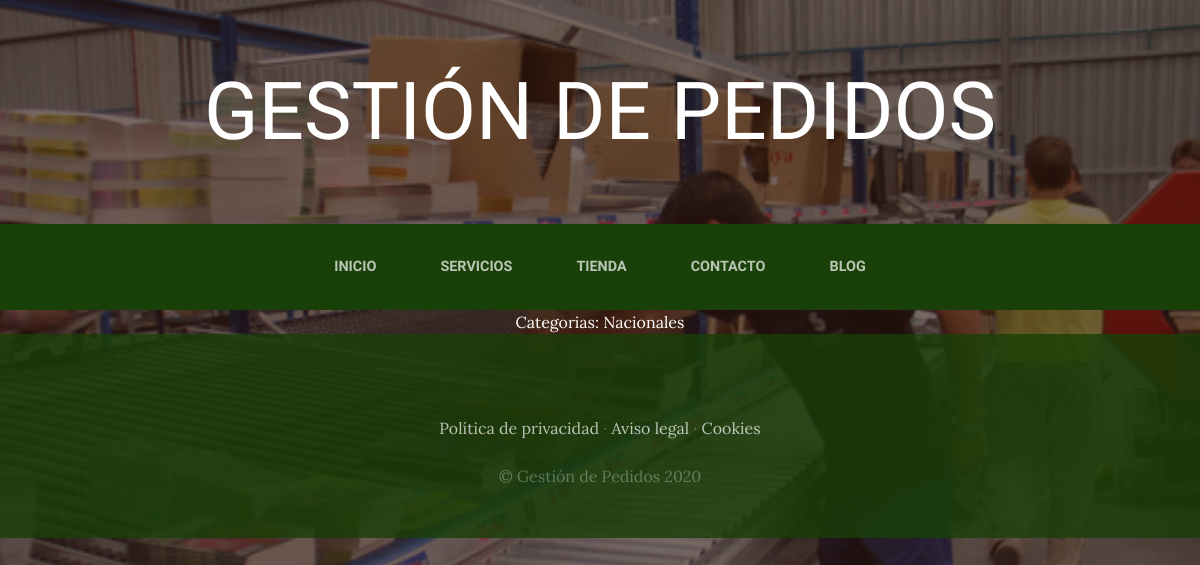
The page /blog/categoria/2/ on the database as committed earlier.
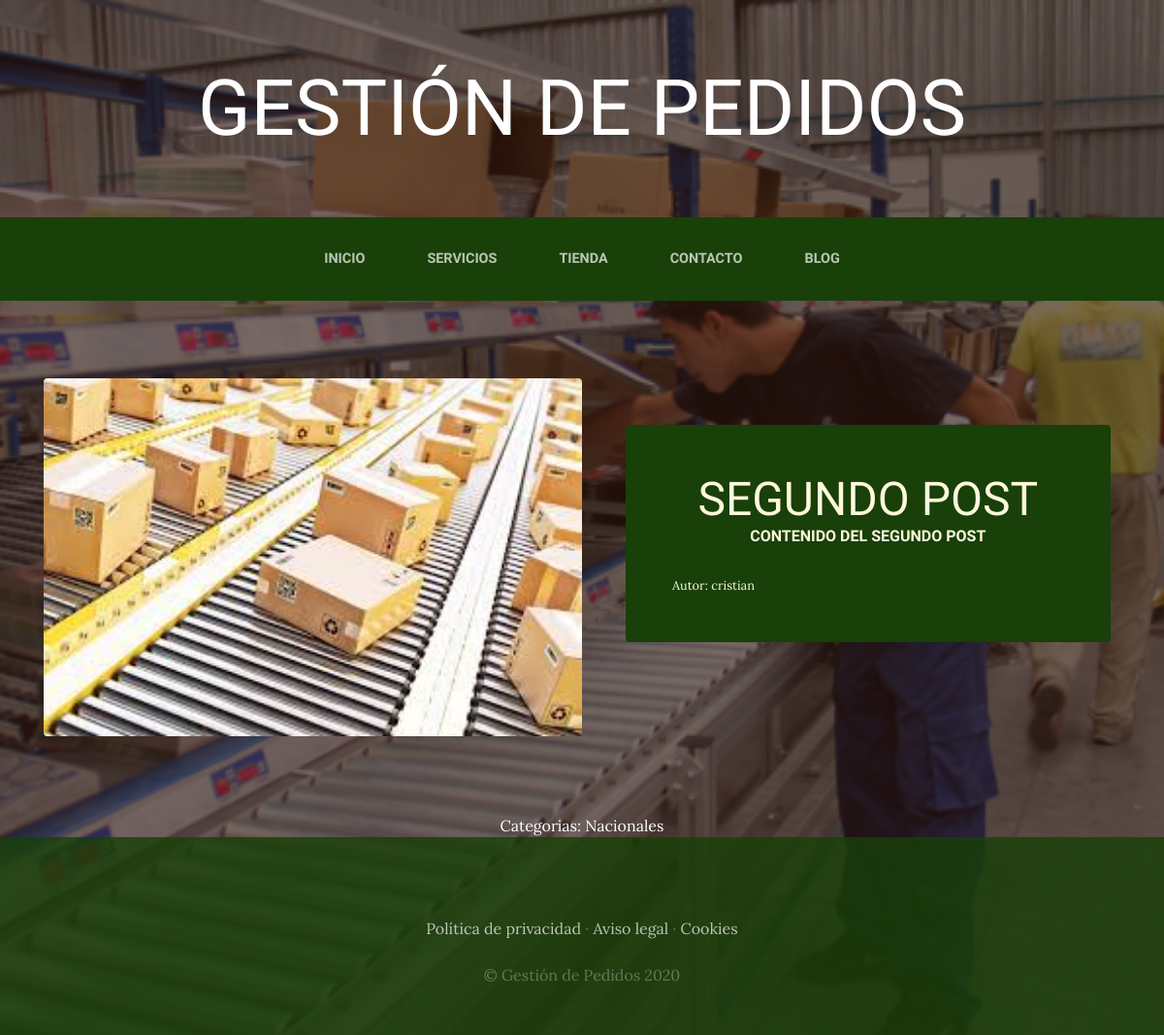
The same page on the database as committed later.
### blog/models.py (models this page shows, shortened)
class Categoria (models.Model):
    nombre=models.CharField(max_length=50)
    created=models.DateField(auto_now_add=True)
    updated=models.DateField(auto_now_add=True)
    class Meta:
        verbose_name="categoria"
        verbose_name_plural="categorias"

class Post (models.Model):
    titulo=models.CharField(max_length=50)
    contenido=models.CharField(max_length=50)
    imagen=models.ImageField(upload_to="blog", null= True, blank=True)
    autor=models.ForeignKey(User, on_delete=models.CASCADE)
    categorias=models.ManyToManyField(Categoria)
    created=models.DateField(auto_now_add=True)
    updated=models.DateField(auto_now_add=True)
    class Meta:
        verbose_name="post"
        verbose_name_plural="posts"

### blog/views.py (the view)
# urls.py: path('categoria/<int:categoria_id>/',views.categoria, name="categoria"),
def categoria(request, categoria_id):
    categoria = Categoria.objects.get(id=categoria_id)
    posts = Post.objects.filter(categorias=categoria)
    return render(request, "blog/categoria.html", {"categoria": categoria, "posts": posts})

### blog/templates/blog/categoria.html (shortened to what this page needs)
{% extends "ProyectoWebApp/base.html" %} {% load static %} {% block content %}
{% for post in posts %}
<section class="page-section clearfix">
  <div class="container">
    <div class="intro">
      <img
        class="intro-img img-fluid mb-3 mb-lg-0 rounded"
        src="{{post.imagen.url}}"
        alt=""
        style="width: 50%"
      />
      <div class="intro-text left-0 text-center bg-faded p-5 rounded">
        <h2 class="section-heading mb-4">
          <span class="section-heading-lower">{{post.titulo}}</span>
          <span class="section-heading-upper">{{post.contenido}}</span>
        </h2>
        <div style="text-align: left; font-size: 0.8em">
          Autor: {{post.autor}}
        </div>
      </div>
    </div>
  </div>
</section>
{% endfor %}
<section>
  <div style="width: 75%; margin: auto; text-align: center; color: white">
    <span> Categorias: {{ categoria.nombre }}</span>
  </div>
</section>
{% endblock %}

### ProyectoWebApp/templates/ProyectoWebApp/base.html (shortened to what this page needs)
<html>
  <head>
    {% load static%}
    <link
      href="{% static 'ProyectoWebApp/vendor/bootstrap/css/bootstrap.min.css' %}"
      rel="stylesheet"
    />
    <link
      href="{% static 'ProyectoWebApp/css/gestion.css'%}"
      rel="stylesheet"
    />
  </head>
  <body>
    <h1 class="site-heading text-center text-white d-none d-lg-block">
      <span class="site-heading-lower">Gestión de Pedidos</span>
    </h1>
    <nav class="navbar navbar-expand-lg navbar-dark py-lg-4" id="mainNav">
      <div class="container">
        <div class="collapse navbar-collapse" id="navbarResponsive">
          <ul class="navbar-nav mx-auto">
            <li
              class="nav-item {% if request.path == '/' %} active {% endif %}px-lg-4"
            >
              <a
                class="nav-link text-uppercase text-expanded"
                href="{% url 'Home' %}"
                >Inicio</a
              >
            </li>
            <li
              class="nav-item {% if request.path == '/serivicios' %} active {% endif %}px-lg-4"
            >
              <a
                class="nav-link text-uppercase text-expanded"
                href="{% url 'Servicios' %}"
                >Servicios</a
              >
            </li>
            <li
              class="nav-item {% if request.path == '/' %} active {% endif %}px-lg-4"
            >
              <a
                class="nav-link text-uppercase text-expanded"
                href="{% url 'Tienda' %}"
                >Tienda</a
              >
            </li>
            <li
              class="nav-item {% if request.path == '/' %} active {% endif %}px-lg-4"
            >
              <a
                class="nav-link text-uppercase text-expanded"
                href="{% url 'Contacto' %}"
                >Contacto</a
              >
            </li>
            <li
              class="nav-item {% if request.path == '/' %} active {% endif %}px-lg-4"
            >
              <a
                class="nav-link text-uppercase text-expanded"
                href="{% url 'Blog' %}"
                >Blog</a
              >
            </li>
          </ul>
        </div>
      </div>
    </nav>
    {% block content %} {% endblock %}
    <footer class="footer text-faded text-center py-5">
      <div class="container">
        <p class="m-0 mbt">
          <a href="sample.html" class="link">Política de privacidad</a> ·
          <a href="sample.html" class="link">Aviso legal</a> ·
          <a href="sample.html" class="link">Cookies</a>
        </p>
        <p class="m-0 mbt1">&copy; Gestión de Pedidos 2020</p>
      </div>
    </footer>
  </body>
</html>

### ProyectoWebApp/static/ProyectoWebApp/css/gestion.css (style rules this page uses)
body { font-family: "Lora"; background: linear-gradient(rgba(47, 23, 15, 0.65), rgba(47, 23, 15, 0.65)), url("../img/bg_main.jpg"); background-attachment: fixed; background-position: center; background-size: cover; }
h1, h2, h3, h4, h5, h6 { font-family: "Raleway"; }
p { line-height: 1.75; }
.text-faded { color: rgba(255, 255, 255, 0.3); }
.site-heading { margin-top: 5rem; margin-bottom: 5rem; text-transform: uppercase; line-height: 1; font-family: "Raleway"; }
.site-heading .site-heading-lower { font-size: 5rem; font-weight: 100; line-height: 4rem; }
.page-section { margin-top: 5rem; margin-bottom: 5rem; }
.section-heading { text-transform: uppercase; }
.section-heading .section-heading-upper { display: block; font-size: 1rem; font-weight: 800; padding-bottom: 0.5rem; }
.section-heading .section-heading-lower { display: block; font-size: 3rem; font-weight: 100; }
.bg-faded { background-color: rgba(255, 255, 255, 0.85); }
#mainNav { background-color: rgba(24, 64, 8); font-family: "Raleway"; }
#mainNav .navbar-nav .nav-item .nav-link { color: rgba(255, 255, 255, 0.7); font-weight: 800; }
@media (min-width: 992px) { #mainNav .navbar-nav .nav-item .nav-link { font-size: 0.9rem; } }
.intro { position: relative; }
@media (min-width: 992px) { .intro .intro-img { width: 75%; float: left; } }
@media (min-width: 992px) { .intro .intro-text { left: 600; width: 60%; margin-top: 3rem; background-color: rgba(24, 64, 8); color: cornsilk; position: absolute; } }
@media (min-width: 1200px) { .intro .intro-text { width: 45%; } }
.footer { background-color: rgba(24, 64, 8, 0.8); }
.mbt { padding-top: 2rem; }
.mbt1 { padding-top: 1.25rem; }
a.link { color: rgba(255, 255, 255, 0.7); }

Rows that differ between the two databases and show on the page:
added Post: imagen (picture), titulo "SEGUNDO POST", contenido "CONTENIDO DEL SEGUNDO POST", autor "cristian"
